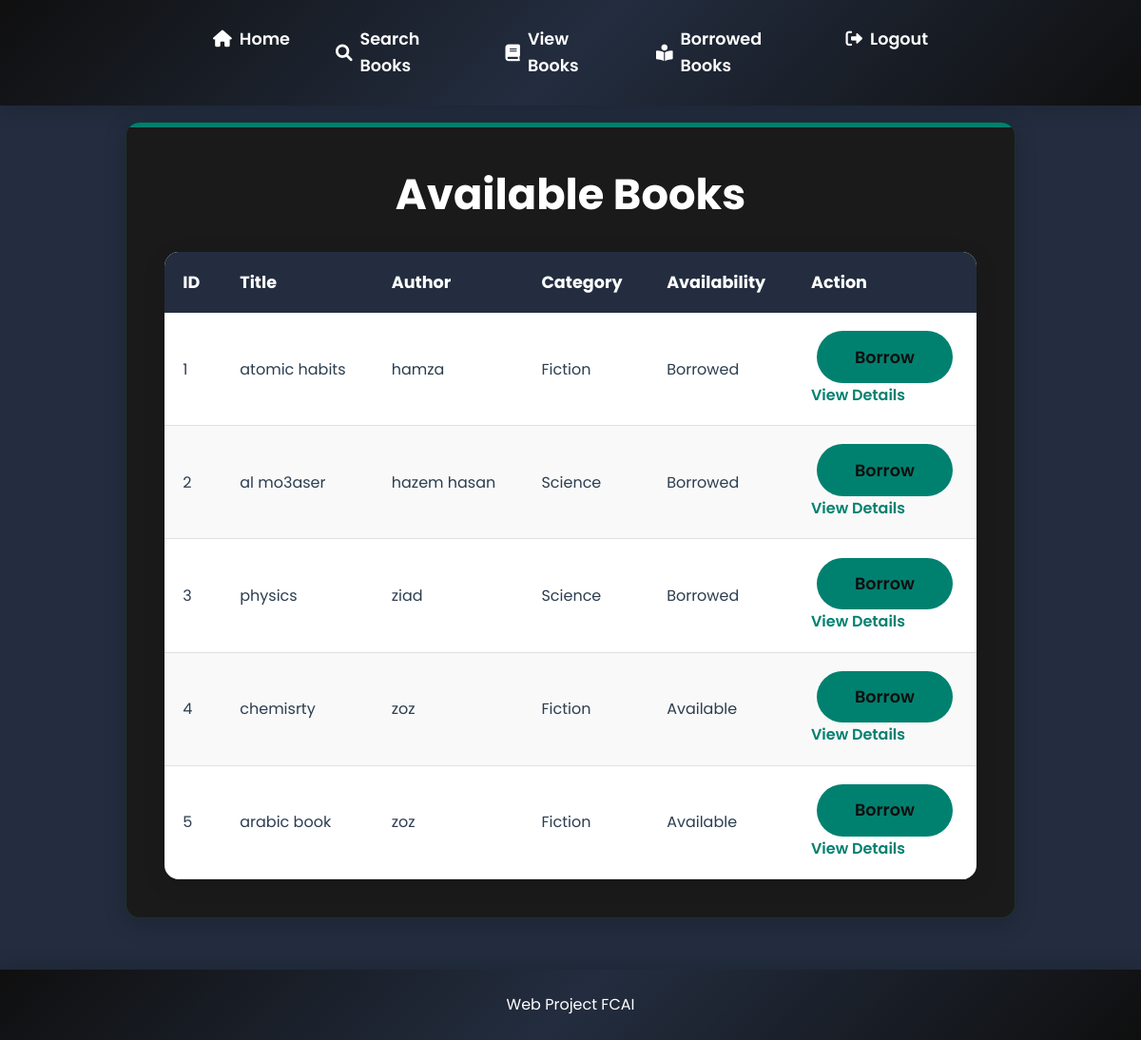
Screenshot of /view/ with the database file from the repository.
### lib/models.py (models this page shows)
class Book_Details(models.Model):
    Name = models.CharField(max_length=120)
    Author = models.CharField(max_length=120)
    Category = models.CharField(max_length=120)
    Description = models.TextField()
    Date_Added = models.DateField()
    Availability = models.CharField( max_length=50)

### lib/views.py (the view)
# urls.py: path('view/', views.userShow_book, name='view_books'),
def userShow_book(request):  # View books
    books = Book_Details.objects.all()
    return render(request, 'user_view_books.html', {'books': books})

### templates/user_view_books.html (shortened to what this page needs)
{% load static %}
<link rel="stylesheet" href="{% static 'css/style.css' %}" />
<link rel="stylesheet" href="{% static 'css/icon.css' %}" />
<!DOCTYPE html>
<html lang="en">
  <head>
    <link rel="stylesheet" href="../css/style.css" />
  </head>
  <body>
    <nav>
      <ul>
        <li>
          <a href="{% url 'user_dashboard' %}"
            ><i class="fas fa-home"></i> Home</a
          >
        </li>
        <li>
          <a href="{% url 'search_books' %}"
            ><i class="fas fa-search"></i> Search Books</a
          >
        </li>
        <li>
          <a href="{% url 'view_books' %}"
            ><i class="fas fa-book"></i> View Books</a
          >
        </li>
        <li>
          <a href="{% url 'borrowed_books' %}"
            ><i class="fas fa-book-reader"></i> Borrowed Books</a
          >
        </li>
        <li>
          <a href="{% url 'index' %}"
            ><i class="fas fa-sign-out-alt"></i> Logout</a
          >
        </li>
      </ul>
    </nav>
    <main>
      <div class="card">
        <h1>Available Books</h1>
        <table>
          <thead>
            <tr>
              <th>ID</th>
              <th>Title</th>
              <th>Author</th>
              <th>Category</th>
              <th>Availability</th>
              <th>Action</th>
            </tr>
          </thead>
          <tbody>
            {% for book in books %}
            <tr>
              <td>{{ book.id }}</td>
              <td>{{ book.Name }}</td>
              <td>{{ book.Author }}</td>
              <td>{{ book.Category }}</td>
              <td>{{ book.Availability }}</td>
              <td>
                <form method="POST" action="{% url 'borrow_book' book.id %}">
                  <button type="submit">Borrow</button>
                </form>
                <a href="{% url 'book_details' book.id %}">View Details</a>
              </td>
            </tr>
            {% endfor %}
          </tbody>
        </table>
      </div>
    </main>
    <footer>
      <p>Web Project FCAI</p>
    </footer>
</body>
</html>

### Library/static/css/style.css (style rules this page uses)
* { margin: 0; padding: 0; box-sizing: border-box; font-family: 'Poppins', sans-serif; }
body { background: #232d3f; color: #2c3e50; line-height: 1.6; overflow-x: hidden; }
nav { background: linear-gradient(135deg, #0F0F0F 0%, #232d3f 50%, #0f0f0f 100%); padding: 1rem; position: fixed; width: 100%; top: 0; box-shadow: 0 4px 20px rgba(0, 0, 0, 0.15); z-index: 100; }
nav ul { list-style: none; display: flex; justify-content: space-around; max-width: 800px; margin: 0 auto; }
nav a { color: white; text-decoration: none; padding: 0.7rem 1.5rem; font-weight: 600; font-size: 1.1rem; display: flex; align-items: center; transition: all 0.3s ease; border-radius: 20px; }
nav a i { margin-right: 0.5rem; }
main { margin-top: 80px; margin-bottom: 80px; padding: 3rem 2rem; max-width: 1000px; margin-left: auto; margin-right: auto; min-height: calc(100vh - 160px); }
h1 { color: white; font-size: 2.8rem; font-weight: 700; margin-bottom: 1.5rem; text-align: center; position: relative; }
.card { background: #1a1a1a; padding: 2.5rem; border-radius: 15px; box-shadow: 0 6px 25px rgba(0, 0, 0, 0.2); border: 1px solid rgba(22, 160, 133, 0.2); position: relative; overflow: hidden; }
.card::before { content: ''; position: absolute; top: 0; left: 0; width: 100%; height: 5px; background: #008170; }
form button { background: #008170; color: #0F0F0F; padding: 0.9rem 2.5rem; border: none; border-radius: 30px; font-weight: 600; font-size: 1.1rem; cursor: pointer; display: block; margin: 0 auto; transition: all 0.3s ease; }
table { width: 100%; border-collapse: collapse; margin-top: 1.5rem; background: white; border-radius: 15px; overflow: hidden; box-shadow: 0 6px 25px rgba(0, 0, 0, 0.1); }
th, td { padding: 1.2rem; text-align: left; }
th { background: #232d3f ; color: white; font-weight: 700; font-size: 1.1rem; }
td { border-bottom: 1px solid #e0e0e0; font-size: 1rem; }
tr:nth-child(even) { background: #f9f9f9; }
td a { color: #008170; text-decoration: none; font-weight: 600; margin-right: 15px; transition: color 0.3s ease; }
footer { text-align: center; padding: 1.5rem; background: linear-gradient(135deg, #0f0f0f 0%, #232d3f 50%, #0f0f0f 100%); color: white; position: fixed; bottom: 0; width: 100%; box-shadow: 0 -4px 20px rgba(0, 0, 0, 0.15); font-size: 1rem; z-index: 100; }
footer p { margin: 0; }

### rows the page displays
Book_Details: id "1", Name "atomic habits", Author "hamza", Category "Fiction", Availability "Borrowed"
Book_Details: id "2", Name "al mo3aser", Author "hazem hasan", Category "Science", Availability "Borrowed"
Book_Details: id "3", Name "physics", Author "ziad", Category "Science", Availability "Borrowed"
Book_Details: id "4", Name "chemisrty", Author "zoz", Category "Fiction", Availability "Available"
Book_Details: id "5", Name "arabic book", Author "zoz", Category "Fiction", Availability "Available"
